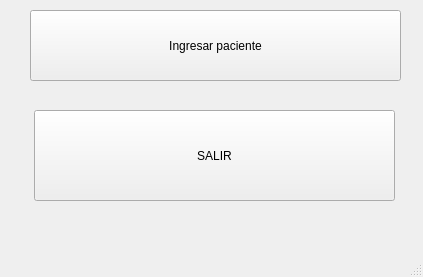
<?xml version="1.0" encoding="UTF-8"?>
<ui version="4.0">
 <class>MainWindow</class>
 <widget class="QMainWindow" name="MainWindow">
  <property name="geometry">
   <rect>
    <x>0</x>
    <y>0</y>
    <width>423</width>
    <height>277</height>
   </rect>
  </property>
  <property name="windowTitle">
   <string>MainWindow</string>
  </property>
  <widget class="QWidget" name="centralwidget">
   <widget class="QPushButton" name="boton_ingresar">
    <property name="geometry">
     <rect>
      <x>30</x>
      <y>10</y>
      <width>371</width>
      <height>71</height>
     </rect>
    </property>
    <property name="text">
     <string>Ingresar paciente</string>
    </property>
   </widget>
   <widget class="QPushButton" name="boton_salir">
    <property name="geometry">
     <rect>
      <x>34</x>
      <y>110</y>
      <width>361</width>
      <height>91</height>
     </rect>
    </property>
    <property name="text">
     <string>SALIR</string>
    </property>
   </widget>
  </widget>
  <widget class="QMenuBar" name="menubar">
   <property name="geometry">
    <rect>
     <x>0</x>
     <y>0</y>
     <width>423</width>
     <height>21</height>
    </rect>
   </property>
  </widget>
  <widget class="QStatusBar" name="statusbar"/>
 </widget>
 <resources/>
 <connections/>
</ui>
